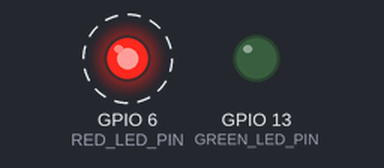
A program run on a simulated Raspberry Pi (BCM pin numbers). Parts: output pins drawn as LEDs (lit = HIGH). Dashed ring = blinking. What the program prints to the terminal is not drawn.

Above: at 0.5 s.
Timing chart, 0 to 4.6 s (numbered marks = the images above):
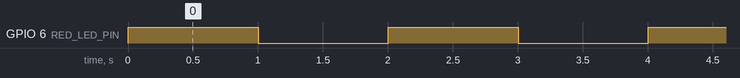

Measured:
- by itself, GPIO 6 (RED_LED_PIN): alternates HIGH for 1.0 s and LOW for 1.0 s

The program:

01_GPIO_Out.py
```python
#!/usr/bin/python3

# ------------------------------------------------------------------
# Name  : 01_GPIO_Out.py
# Source: https://raw.githubusercontent.com/walter-rothlin/RaspberryPi4PiPlates/master/Python_Raspberry/01_GPIO_IN_OUT/01_GPIO_Out.py
#
# Description: GPIO simple
#
# GPIO PIN Belegung:     http://www.peterliwiese.ch/img/GPIO_RPi.png
# GPIO Simple Schaltung: http://www.peterliwiese.ch/img/RPi_GPIO_LED_Switch_schema.png
#
# Autor: Walter Rothlin
#
# History:
# 05-Dec-2023   Dylan Egger       Initial Version
# 09-Dec-2023   Walter Rothlin    Integrated in Moodle course
# 03-Aug-2025   Walter Rothlin    Moved to seperate Repository
# 27-Jul-2026   Walter Rothlin    Changes for Levin Hofmann
#
# ------------------------------------------------------------------

import time
import RPi.GPIO as GPIO

RED_LED_PIN = 6
GREEN_LED_PIN = 13
TASTER_PIN = 5

# gpio setup
GPIO.setmode(GPIO.BCM)  # sagt welcher gpio modus gebraucht wird
GPIO.setwarnings(False)

GPIO.setup(RED_LED_PIN, GPIO.OUT)  # definiert gpio pin RED_LED_PIN als output
GPIO.setup(GREEN_LED_PIN, GPIO.OUT)  # definiert gpio pin GREEN_LED_PIN als output

# loop
while True:
    print(f"Set GPIO {RED_LED_PIN} to High")
    GPIO.output(RED_LED_PIN, GPIO.HIGH)  # setzt pin RED_LED_PIN auf HIGH also 3.3v
    # GPIO.output(GREEN_LED_PIN, GPIO.LOW)  # setzt pin GREEN_LED_PIN auf LOW also 0v
    time.sleep(1)  # wartet 1s

    print(f"Set GPIO {RED_LED_PIN} to Low")
    GPIO.output(RED_LED_PIN, GPIO.LOW)  # setzt pin RED_LED_PIN auf LOW also 0v
    # GPIO.output(GREEN_LED_PIN, GPIO.HIGH) # setzt pin GREEN_LED_PIN auf HIGH also 3.3v

    time.sleep(1)  # wartet 1s
```
